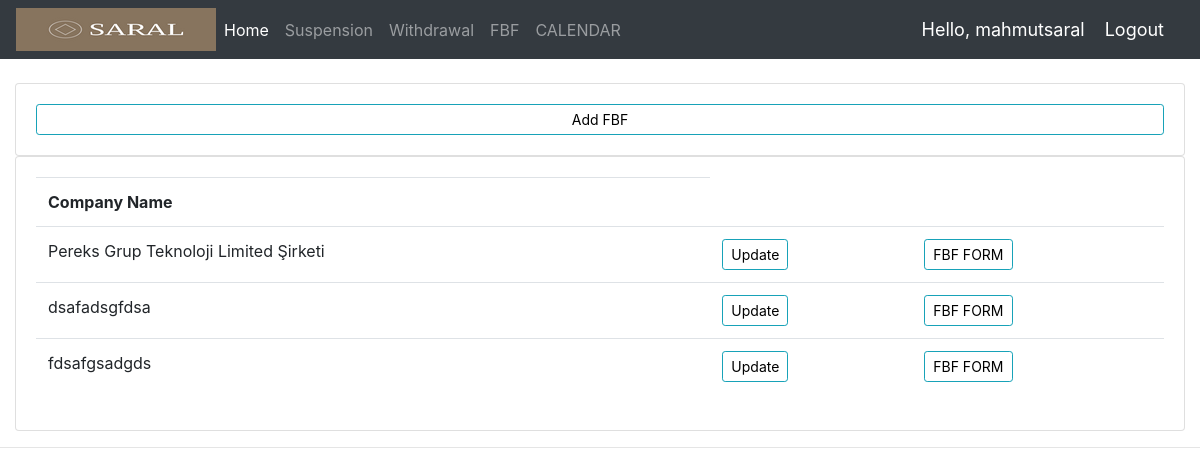
Screenshot of /fbf/ (signed in) with the database file from the repository.
### accounts/models.py (models this page shows, shortened)
class fbf(models.Model):
     Company_Name = models.TextField (max_length=200, null=True)
     Address = models.TextField (max_length=200,null=True)
     ilgili_kişi = models.CharField(max_length=100,null=True)
     Telefon	= models.IntegerField(null=True)
     Email = models.CharField(max_length=200,null=True)
     Vergi_Dairesi = models.CharField(max_length=100,null=True)
     Ünvanı = models.CharField(max_length=100,null=True)
     Faks = models.IntegerField(null=True)
     Web	=  models.CharField(max_length=100,null=True,blank=True)
     Vergi_No = models.IntegerField(null=True,blank=True)
     Yönetici_Sayısı	= models.IntegerField(null=True,blank=True)
     Kritik_İşçi_Sayısı= models.IntegerField(null=True,blank=True)
     Tekrarlı_İşler_Yürüten_Personel_Sayısı = models.IntegerField(null=True,blank=True)
     Toplam_Çalışan_Sayısı = models.IntegerField(null=True,blank=True)
     Çalışma_Saatleri = models.CharField(max_length=100,null=True,blank=True)
     Gerçekleştirilen_Süreçler = models.CharField(max_length=100,null=True,blank=True)
     HİZMET_VERDİĞİNİZ_SEKTÖRLER_SAĞLAMIŞ_OLDUĞUNUZ_ÜRÜN_HİZMETLER_İLE_İLGİLİ_ÖRNEKLER =  models.CharField(max_length=100,null=True,blank=True)
     PROSES_VE_FAALİYETLERİNİZ_İNSAN_VE_TEKNİK_KAYNAKLAR_FONKSİYONLAR = models.CharField(max_length=100,null=True,blank=True)
     HARİÇ_TUTMALAR_ve_GEREKÇELER =  models.CharField(max_length=100,null=True,blank=True)
     YASAL_ŞARTLAR  =  models.CharField(max_length=100,null=True,blank=True)
     DIŞ_KAYNAKLI_SÜREÇLER  =  models.CharField(max_length=100,null=True,blank=True)
     VARSA_MEVCUT_ÜRÜN_SİSTEM_BELGELERİ	=  models.CharField(max_length=100,null=True,blank=True)
     BELGELENDİRME_KAPSAMINIZ =  models.TextField(max_length=200,null=True,blank=True)
     Kiwadan_Nasıl_Haberdar_Oldunuz  =  models.CharField(max_length=100,null=True,blank=True)
     Danışmanlık_Hzmt_Aldınız_mı =  models.CharField(max_length=100,null=True,blank=True)
     Formu_Dolduran =  models.CharField(max_length=100,null=True,blank=True)
     Tarih = models.DateField(null=True, blank=True)
     Standard = models.CharField(max_length=100,null=True,blank=True)
     ea = models.CharField(max_length=200,null=True , blank=True)

### accounts/views.py (the view)
# urls.py: path('fbf/', views.FBF, name="fbf"),
@login_required(login_url='login')
def FBF(request):
    FBF = fbf.objects.all()
    context = {'FBF':FBF}
    return render(request, 'accounts/fbf.html', context)

### templates/accounts/fbf.html
{%  extends 'accounts/main.html' %}
{% block content %}
		<br>
		<div class="row">
			<div class="col-md">
				<div class="card card-body">
                    <a class="btn btn-outline-info  btn-sm btn-block" href="{%url 'create_fbf' %}">Add FBF</a>
				</div>
				<div class="card card-body">
					<table class="table">
						<tr>
                            <th>Company Name</th>
                        </tr>
                        {% for f in FBF %}
                        <tr>
                            <td>{{f.Company_Name}}</td>
                            <td><a class="btn btn-sm btn-info" href="{% url 'update_fbf' f.id %}">Update</a></td>
                            <td><a class="btn btn-sm btn-info" href="{% url 'fbf_form_css' f.id %}">FBF FORM</a></td>
                        </tr>
                        {% endfor %}
                    </table>
				</div>
			</div>
		</div>
{% endblock content %}

### templates/accounts/navbar.html (shortened to what this page needs)
{% load static %}
<nav class="navbar navbar-expand-lg navbar-dark bg-dark" >
  <img src="{% static 'images/saral.png' %}">
  <div class="collapse navbar-collapse" id="navbarNav">
    <ul class="navbar-nav">
      <li class="nav-item active">
        <a class="nav-link" href="{%url 'dashboard'%}">Home</a>
      </li>
      <li class="nav-item">
        <a class="nav-link" href="{%url 'suspension'%}">Suspension</a>
      </li>
      <li class="nav-item">
        <a class="nav-link" href="{%url 'withdrawal'%}">Withdrawal</a>
      </li>
      <li class="nav-item">
        <a class="nav-link" href="{%url 'fbf'%}">FBF</a>
      </li>
      <li class="nav-item">
        <a class="nav-link" href="{%url 'calendar'%}">CALENDAR</a>
      </li>
    </ul>
  </div>
  <span class="hello-msg">Hello, {{request.user}}</span>
  <span ><a  class="hello-msg" href="{% url 'logout' %}">Logout</a></span>
</nav>

### static/css/main.css (style rules this page uses)
ul { height: 100%; padding: 0px 5px 0px 20px; }
a { color: #17a2b8; }
.btn { outline: none; color: black; background-color: transparent; box-shadow: 0 0 0 0; }

### templates/accounts/navbar.html (style rules this page uses)
.hello-msg { font-size: 18px; color: #fff; margin-right: 20px; }

### rows the page displays
fbf: Company_Name "Pereks Grup Teknoloji Limited Şirketi"
fbf: Company_Name "dsafadsgfdsa"
fbf: Company_Name "fdsafgsadgds"

### other values shown
{{ request.user }} "mahmutsaral"
